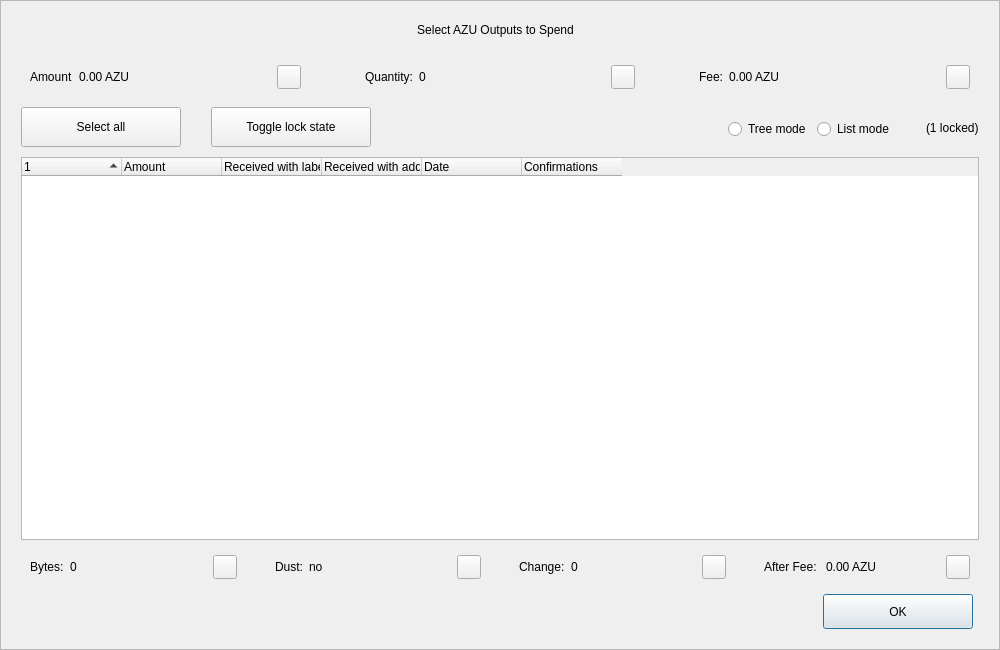
<?xml version="1.0" encoding="UTF-8"?>
<ui version="4.0">
 <class>CoinControlDialog</class>
 <widget class="QDialog" name="CoinControlDialog">
  <property name="geometry">
   <rect>
    <x>0</x>
    <y>0</y>
    <width>1000</width>
    <height>650</height>
   </rect>
  </property>
  <property name="minimumSize">
   <size>
    <width>950</width>
    <height>650</height>
   </size>
  </property>
  <property name="windowTitle">
   <string>Coin Selection</string>
  </property>
  <property name="styleSheet">
   <string notr="true"/>
  </property>
  <layout class="QVBoxLayout" name="verticalLayout">
   <property name="spacing">
    <number>0</number>
   </property>
   <property name="leftMargin">
    <number>0</number>
   </property>
   <property name="topMargin">
    <number>0</number>
   </property>
   <property name="rightMargin">
    <number>0</number>
   </property>
   <property name="bottomMargin">
    <number>0</number>
   </property>
   <item>
    <widget class="QFrame" name="frameContainer">
     <property name="toolTipDuration">
      <number>0</number>
     </property>
     <property name="frameShape">
      <enum>QFrame::StyledPanel</enum>
     </property>
     <property name="frameShadow">
      <enum>QFrame::Raised</enum>
     </property>
     <layout class="QVBoxLayout" name="verticalLayout_2">
      <property name="leftMargin">
       <number>0</number>
      </property>
      <property name="rightMargin">
       <number>0</number>
      </property>
      <property name="bottomMargin">
       <number>20</number>
      </property>
      <item>
       <layout class="QHBoxLayout" name="horizontalLayout_12">
        <property name="spacing">
         <number>0</number>
        </property>
        <property name="leftMargin">
         <number>20</number>
        </property>
        <property name="rightMargin">
         <number>30</number>
        </property>
        <item>
         <spacer name="horizontalSpacer_4">
          <property name="orientation">
           <enum>Qt::Horizontal</enum>
          </property>
          <property name="sizeHint" stdset="0">
           <size>
            <width>40</width>
            <height>20</height>
           </size>
          </property>
         </spacer>
        </item>
        <item>
         <widget class="QLabel" name="labelTitle">
          <property name="minimumSize">
           <size>
            <width>0</width>
            <height>40</height>
           </size>
          </property>
          <property name="maximumSize">
           <size>
            <width>16777215</width>
            <height>40</height>
           </size>
          </property>
          <property name="text">
           <string>Select AZU Outputs to Spend</string>
          </property>
          <property name="alignment">
           <set>Qt::AlignCenter</set>
          </property>
          <property name="margin">
           <number>7</number>
          </property>
         </widget>
        </item>
        <item>
         <spacer name="horizontalSpacer_5">
          <property name="orientation">
           <enum>Qt::Horizontal</enum>
          </property>
          <property name="sizeHint" stdset="0">
           <size>
            <width>40</width>
            <height>20</height>
           </size>
          </property>
         </spacer>
        </item>
       </layout>
      </item>
      <item>
       <layout class="QHBoxLayout" name="horizontalLayout_8">
        <property name="leftMargin">
         <number>20</number>
        </property>
        <property name="rightMargin">
         <number>20</number>
        </property>
        <item>
         <widget class="QWidget" name="layoutAmount" native="true">
          <layout class="QHBoxLayout" name="horizontalLayout_9" stretch="0,1,0">
           <item>
            <widget class="QLabel" name="labelCoinControlAmountText">
             <property name="text">
              <string>Amount</string>
             </property>
            </widget>
           </item>
           <item>
            <widget class="QLabel" name="labelCoinControlAmount">
             <property name="text">
              <string>0.00 AZU</string>
             </property>
            </widget>
           </item>
           <item alignment="Qt::AlignHCenter|Qt::AlignVCenter">
            <widget class="QPushButton" name="pushButtonAmount">
             <property name="minimumSize">
              <size>
               <width>0</width>
               <height>24</height>
              </size>
             </property>
             <property name="maximumSize">
              <size>
               <width>24</width>
               <height>26</height>
              </size>
             </property>
             <property name="focusPolicy">
              <enum>Qt::NoFocus</enum>
             </property>
             <property name="styleSheet">
              <string notr="true">padding-bottom:2px;
padding-right:4px;</string>
             </property>
             <property name="text">
              <string/>
             </property>
            </widget>
           </item>
          </layout>
         </widget>
        </item>
        <item>
         <spacer name="horizontalSpacer_2">
          <property name="orientation">
           <enum>Qt::Horizontal</enum>
          </property>
          <property name="sizeType">
           <enum>QSizePolicy::Fixed</enum>
          </property>
          <property name="sizeHint" stdset="0">
           <size>
            <width>40</width>
            <height>20</height>
           </size>
          </property>
         </spacer>
        </item>
        <item>
         <widget class="QWidget" name="layoutQuantity" native="true">
          <layout class="QHBoxLayout" name="horizontalLayout_10" stretch="0,1,0">
           <item>
            <widget class="QLabel" name="labelCoinControlQuantityText">
             <property name="text">
              <string>Quantity:</string>
             </property>
            </widget>
           </item>
           <item>
            <widget class="QLabel" name="labelCoinControlQuantity">
             <property name="text">
              <string>0</string>
             </property>
            </widget>
           </item>
           <item alignment="Qt::AlignHCenter|Qt::AlignVCenter">
            <widget class="QPushButton" name="pushButtonQuantity">
             <property name="minimumSize">
              <size>
               <width>0</width>
               <height>24</height>
              </size>
             </property>
             <property name="maximumSize">
              <size>
               <width>24</width>
               <height>26</height>
              </size>
             </property>
             <property name="focusPolicy">
              <enum>Qt::NoFocus</enum>
             </property>
             <property name="styleSheet">
              <string notr="true">padding-bottom:2px;
               padding-right:4px;</string>
             </property>
             <property name="text">
              <string/>
             </property>
            </widget>
           </item>
          </layout>
         </widget>
        </item>
        <item>
         <spacer name="horizontalSpacer_22">
          <property name="orientation">
           <enum>Qt::Horizontal</enum>
          </property>
          <property name="sizeType">
           <enum>QSizePolicy::Fixed</enum>
          </property>
          <property name="sizeHint" stdset="0">
           <size>
            <width>40</width>
            <height>20</height>
           </size>
          </property>
         </spacer>
        </item>
        <item>
         <widget class="QWidget" name="layoutFee" native="true">
          <layout class="QHBoxLayout" name="horizontalLayout_11" stretch="0,1,0">
           <item>
            <widget class="QLabel" name="labelCoinControlFeeText">
             <property name="text">
              <string>Fee:</string>
             </property>
            </widget>
           </item>
           <item>
            <widget class="QLabel" name="labelCoinControlFee">
             <property name="text">
              <string>0.00 AZU</string>
             </property>
            </widget>
           </item>
           <item alignment="Qt::AlignHCenter|Qt::AlignVCenter">
            <widget class="QPushButton" name="pushButtonFee">
             <property name="minimumSize">
              <size>
               <width>0</width>
               <height>24</height>
              </size>
             </property>
             <property name="maximumSize">
              <size>
               <width>24</width>
               <height>26</height>
              </size>
             </property>
             <property name="focusPolicy">
              <enum>Qt::NoFocus</enum>
             </property>
             <property name="styleSheet">
              <string notr="true">padding-bottom:2px;
               padding-right:4px;</string>
             </property>
             <property name="text">
              <string/>
             </property>
            </widget>
           </item>
          </layout>
         </widget>
        </item>
       </layout>
      </item>
      <item>
       <widget class="QFrame" name="frame">
        <property name="minimumSize">
         <size>
          <width>0</width>
          <height>40</height>
         </size>
        </property>
        <property name="styleSheet">
         <string notr="true">#frame {
	border:0;
}</string>
        </property>
        <property name="frameShape">
         <enum>QFrame::StyledPanel</enum>
        </property>
        <property name="frameShadow">
         <enum>QFrame::Sunken</enum>
        </property>
        <layout class="QHBoxLayout" name="horizontalLayout">
         <property name="spacing">
          <number>0</number>
         </property>
         <property name="leftMargin">
          <number>20</number>
         </property>
         <property name="topMargin">
          <number>0</number>
         </property>
         <property name="rightMargin">
          <number>20</number>
         </property>
         <property name="bottomMargin">
          <number>0</number>
         </property>
         <item>
          <layout class="QHBoxLayout" name="horizontalLayoutPanel" stretch="0,0,0,0,0,0">
           <property name="spacing">
            <number>20</number>
           </property>
           <item>
            <widget class="QPushButton" name="pushButtonSelectAll">
             <property name="sizePolicy">
              <sizepolicy hsizetype="Maximum" vsizetype="Fixed">
               <horstretch>0</horstretch>
               <verstretch>0</verstretch>
              </sizepolicy>
             </property>
             <property name="minimumSize">
              <size>
               <width>160</width>
               <height>40</height>
              </size>
             </property>
             <property name="maximumSize">
              <size>
               <width>16777215</width>
               <height>40</height>
              </size>
             </property>
             <property name="text">
              <string>Select all</string>
             </property>
             <property name="checkable">
              <bool>true</bool>
             </property>
             <property name="checked">
              <bool>false</bool>
             </property>
             <property name="autoExclusive">
              <bool>false</bool>
             </property>
             <property name="autoDefault">
              <bool>false</bool>
             </property>
            </widget>
           </item>
           <item>
            <spacer name="horizontalSpacer_6">
             <property name="orientation">
              <enum>Qt::Horizontal</enum>
             </property>
             <property name="sizeType">
              <enum>QSizePolicy::Fixed</enum>
             </property>
             <property name="sizeHint" stdset="0">
              <size>
               <width>10</width>
               <height>20</height>
              </size>
             </property>
            </spacer>
           </item>
           <item>
            <widget class="QPushButton" name="pushButtonToggleLock">
             <property name="sizePolicy">
              <sizepolicy hsizetype="Maximum" vsizetype="Fixed">
               <horstretch>0</horstretch>
               <verstretch>0</verstretch>
              </sizepolicy>
             </property>
             <property name="minimumSize">
              <size>
               <width>160</width>
               <height>40</height>
              </size>
             </property>
             <property name="maximumSize">
              <size>
               <width>16777215</width>
               <height>40</height>
              </size>
             </property>
             <property name="text">
              <string>Toggle lock state</string>
             </property>
             <property name="checkable">
              <bool>true</bool>
             </property>
             <property name="autoExclusive">
              <bool>false</bool>
             </property>
             <property name="autoDefault">
              <bool>false</bool>
             </property>
            </widget>
           </item>
           <item>
            <spacer name="horizontalSpacer_7">
             <property name="orientation">
              <enum>Qt::Horizontal</enum>
             </property>
             <property name="sizeType">
              <enum>QSizePolicy::Expanding</enum>
             </property>
             <property name="sizeHint" stdset="0">
              <size>
               <width>30</width>
               <height>20</height>
              </size>
             </property>
            </spacer>
           </item>
           <item alignment="Qt::AlignRight">
            <widget class="QGroupBox" name="groupBox_2">
             <property name="styleSheet">
              <string notr="true">#groupBox_2 {
    background-color:transparent;
    border-radius:0;
}</string>
             </property>
             <property name="title">
              <string/>
             </property>
             <layout class="QHBoxLayout" name="horizontalLayout_14">
              <item>
               <widget class="QRadioButton" name="radioTreeMode">
                <property name="sizePolicy">
                 <sizepolicy hsizetype="Maximum" vsizetype="Fixed">
                  <horstretch>0</horstretch>
                  <verstretch>0</verstretch>
                 </sizepolicy>
                </property>
                <property name="text">
                 <string>Tree mode</string>
                </property>
               </widget>
              </item>
              <item>
               <widget class="QRadioButton" name="radioListMode">
                <property name="sizePolicy">
                 <sizepolicy hsizetype="Maximum" vsizetype="Fixed">
                  <horstretch>0</horstretch>
                  <verstretch>0</verstretch>
                 </sizepolicy>
                </property>
                <property name="text">
                 <string>List mode</string>
                </property>
                <property name="checked">
                 <bool>false</bool>
                </property>
               </widget>
              </item>
             </layout>
            </widget>
           </item>
           <item>
            <widget class="QLabel" name="labelLocked">
             <property name="text">
              <string>(1 locked)</string>
             </property>
            </widget>
           </item>
          </layout>
         </item>
        </layout>
       </widget>
      </item>
      <item>
       <layout class="QHBoxLayout" name="horizontalLayout_13">
        <property name="leftMargin">
         <number>20</number>
        </property>
        <property name="rightMargin">
         <number>20</number>
        </property>
        <item>
         <widget class="CoinControlTreeWidget" name="treeWidget">
          <property name="contextMenuPolicy">
           <enum>Qt::CustomContextMenu</enum>
          </property>
          <property name="styleSheet">
           <string notr="true"/>
          </property>
          <property name="sortingEnabled">
           <bool>false</bool>
          </property>
          <property name="columnCount">
           <number>6</number>
          </property>
          <attribute name="headerShowSortIndicator" stdset="0">
           <bool>true</bool>
          </attribute>
          <attribute name="headerStretchLastSection">
           <bool>false</bool>
          </attribute>
          <column>
           <property name="text">
            <string/>
           </property>
          </column>
          <column>
           <property name="text">
            <string>Amount</string>
           </property>
          </column>
          <column>
           <property name="text">
            <string>Received with label</string>
           </property>
          </column>
          <column>
           <property name="text">
            <string>Received with address</string>
           </property>
          </column>
          <column>
           <property name="text">
            <string>Date</string>
           </property>
          </column>
          <column>
           <property name="text">
            <string>Confirmations</string>
           </property>
           <property name="toolTip">
            <string>Confirmed</string>
           </property>
          </column>
         </widget>
        </item>
       </layout>
      </item>
      <item>
       <layout class="QHBoxLayout" name="horizontalLayout_3">
        <property name="spacing">
         <number>20</number>
        </property>
        <property name="leftMargin">
         <number>20</number>
        </property>
        <property name="rightMargin">
         <number>20</number>
        </property>
        <item>
         <widget class="QWidget" name="layoutBytes" native="true">
          <layout class="QHBoxLayout" name="horizontalLayout_4" stretch="0,1,0">
           <item>
            <widget class="QLabel" name="labelCoinControlBytesText">
             <property name="text">
              <string>Bytes:</string>
             </property>
            </widget>
           </item>
           <item>
            <widget class="QLabel" name="labelCoinControlBytes">
             <property name="text">
              <string>0</string>
             </property>
            </widget>
           </item>
           <item alignment="Qt::AlignHCenter|Qt::AlignVCenter">
            <widget class="QPushButton" name="pushButtonBytes">
             <property name="minimumSize">
              <size>
               <width>0</width>
               <height>24</height>
              </size>
             </property>
             <property name="maximumSize">
              <size>
               <width>24</width>
               <height>26</height>
              </size>
             </property>
             <property name="focusPolicy">
              <enum>Qt::NoFocus</enum>
             </property>
             <property name="styleSheet">
              <string notr="true">padding-bottom:2px;
               padding-right:4px;</string>
             </property>
             <property name="text">
              <string/>
             </property>
            </widget>
           </item>
          </layout>
         </widget>
        </item>
        <item>
         <widget class="QWidget" name="layoutDust" native="true">
          <layout class="QHBoxLayout" name="horizontalLayout_5" stretch="0,1,0">
           <item>
            <widget class="QLabel" name="labelCoinControlLowOutputText">
             <property name="text">
              <string>Dust:</string>
             </property>
            </widget>
           </item>
           <item>
            <widget class="QLabel" name="labelCoinControlLowOutput">
             <property name="text">
              <string>no</string>
             </property>
            </widget>
           </item>
           <item alignment="Qt::AlignHCenter|Qt::AlignVCenter">
            <widget class="QPushButton" name="pushButtonDust">
             <property name="minimumSize">
              <size>
               <width>0</width>
               <height>24</height>
              </size>
             </property>
             <property name="maximumSize">
              <size>
               <width>24</width>
               <height>26</height>
              </size>
             </property>
             <property name="focusPolicy">
              <enum>Qt::NoFocus</enum>
             </property>
             <property name="styleSheet">
              <string notr="true">padding-bottom:2px;
               padding-right:4px;</string>
             </property>
             <property name="text">
              <string/>
             </property>
            </widget>
           </item>
          </layout>
         </widget>
        </item>
        <item>
         <widget class="QWidget" name="layoutChange" native="true">
          <layout class="QHBoxLayout" name="horizontalLayout_6" stretch="0,1,0">
           <item>
            <widget class="QLabel" name="labelCoinControlChangeText">
             <property name="text">
              <string>Change:</string>
             </property>
            </widget>
           </item>
           <item>
            <widget class="QLabel" name="labelCoinControlChange">
             <property name="text">
              <string>0</string>
             </property>
            </widget>
           </item>
           <item alignment="Qt::AlignHCenter|Qt::AlignVCenter">
            <widget class="QPushButton" name="pushButtonChange">
             <property name="minimumSize">
              <size>
               <width>0</width>
               <height>24</height>
              </size>
             </property>
             <property name="maximumSize">
              <size>
               <width>24</width>
               <height>26</height>
              </size>
             </property>
             <property name="focusPolicy">
              <enum>Qt::NoFocus</enum>
             </property>
             <property name="styleSheet">
              <string notr="true">padding-bottom:2px;
               padding-right:4px;</string>
             </property>
             <property name="text">
              <string/>
             </property>
            </widget>
           </item>
          </layout>
         </widget>
        </item>
        <item>
         <widget class="QWidget" name="layoutAfter" native="true">
          <layout class="QHBoxLayout" name="horizontalLayout_7" stretch="0,1,0">
           <item>
            <widget class="QLabel" name="labelCoinControlAfterFeeText">
             <property name="text">
              <string>After Fee: </string>
             </property>
            </widget>
           </item>
           <item>
            <widget class="QLabel" name="labelCoinControlAfterFee">
             <property name="text">
              <string>0.00 AZU</string>
             </property>
            </widget>
           </item>
           <item alignment="Qt::AlignHCenter|Qt::AlignVCenter">
            <widget class="QPushButton" name="pushButtonAlterFee">
             <property name="minimumSize">
              <size>
               <width>0</width>
               <height>24</height>
              </size>
             </property>
             <property name="maximumSize">
              <size>
               <width>24</width>
               <height>26</height>
              </size>
             </property>
             <property name="focusPolicy">
              <enum>Qt::NoFocus</enum>
             </property>
             <property name="styleSheet">
              <string notr="true">padding-bottom:2px;
               padding-right:4px;</string>
             </property>
             <property name="text">
              <string/>
             </property>
            </widget>
           </item>
          </layout>
         </widget>
        </item>
       </layout>
      </item>
      <item>
       <layout class="QHBoxLayout" name="horizontalLayout_2">
        <property name="spacing">
         <number>0</number>
        </property>
        <property name="leftMargin">
         <number>20</number>
        </property>
        <property name="rightMargin">
         <number>26</number>
        </property>
        <item>
         <spacer name="horizontalSpacer_3">
          <property name="orientation">
           <enum>Qt::Horizontal</enum>
          </property>
          <property name="sizeHint" stdset="0">
           <size>
            <width>558</width>
            <height>20</height>
           </size>
          </property>
         </spacer>
        </item>
        <item>
         <widget class="QPushButton" name="pushButtonOk">
          <property name="minimumSize">
           <size>
            <width>150</width>
            <height>35</height>
           </size>
          </property>
          <property name="text">
           <string>OK</string>
          </property>
         </widget>
        </item>
       </layout>
      </item>
     </layout>
    </widget>
   </item>
  </layout>
 </widget>
 <customwidgets>
  <customwidget>
   <class>CoinControlTreeWidget</class>
   <extends>QTreeWidget</extends>
   <header>coincontroltreewidget.h</header>
  </customwidget>
 </customwidgets>
 <resources/>
 <connections/>
</ui>
